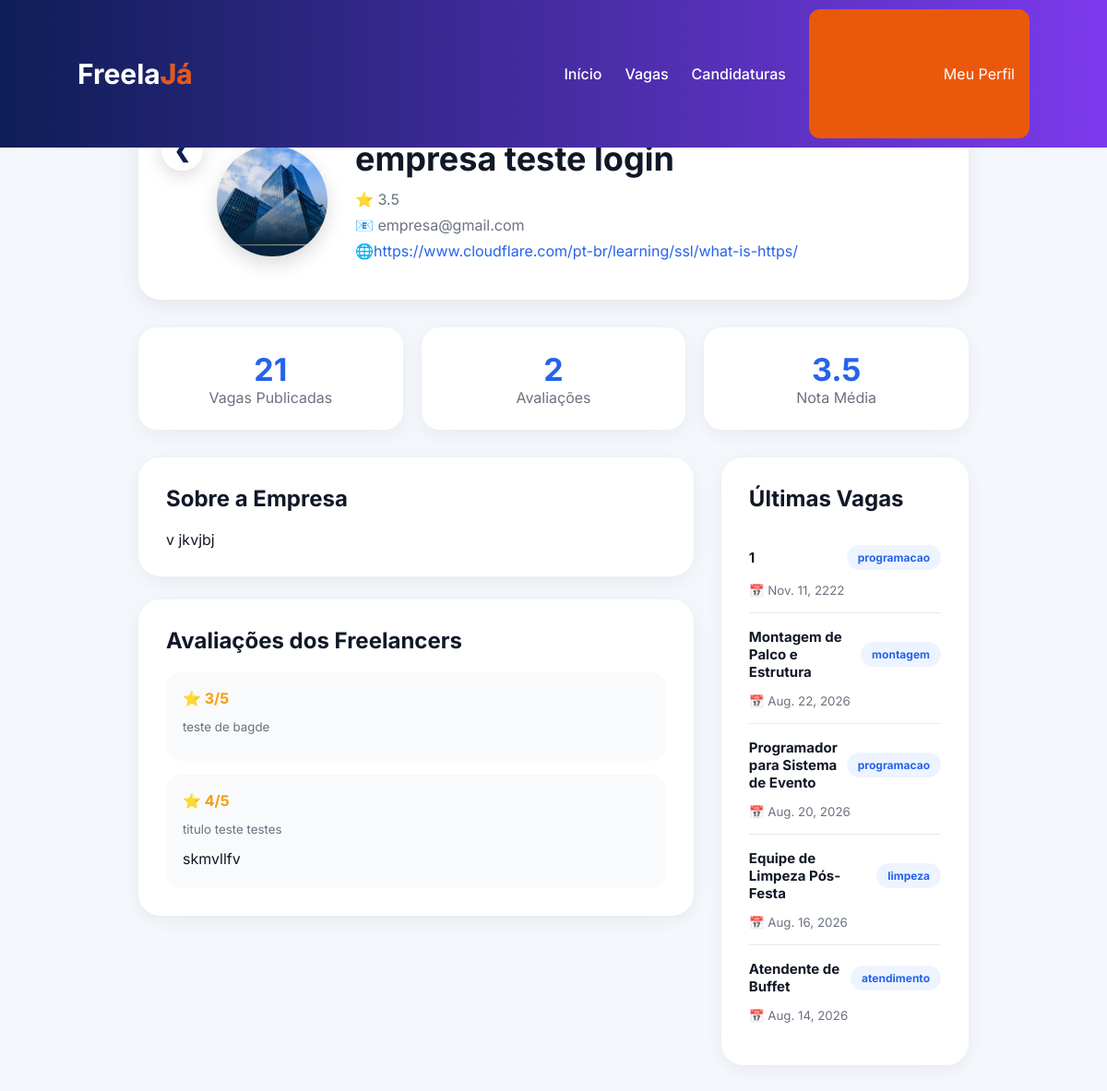
/perfis/empresa/2/, run on the app's committed database.
### perfis/models.py (models this page shows, shortened)
class Empresa(models.Model):  # modelo para representar as empresas que vão criar os eventos
    usuario = models.OneToOneField( #relacionamento um-para-um com o modelo Usuario, garantindo que cada empresa tenha um acesso associado
        Usuario,
        on_delete=models.CASCADE
    )
    foto = models.ImageField(
        upload_to='empresas/',
        blank=True,
        null=True
    )
    nomeFantasia = models.CharField(max_length=100)
    cnpj = models.CharField(max_length=18, unique=True)
    descricao = models.TextField()
    site = models.URLField(blank=True, null=True)
    avaliacao_media = models.FloatField(default=0, validators=[MinValueValidator(0), MaxValueValidator(5)])

### usuario/models.py (models this page shows, shortened)
class Usuario(AbstractUser): #herda de AbstractUser para usar o sistema de autenticação do Django
    TIPOS = (
        ('empresa', 'Empresa'),
        ('freelancer', 'Freelancer'),
    )
    tipo_usuario = models.CharField(
        max_length=20,
        choices=TIPOS
    )

### avaliacoes/models.py (models this page shows, shortened)
class AvaliaVaga(models.Model):
    freelancer = models.ForeignKey( #relacionamento muitos-para-um, onde um freelancer pode avaliar várias vagas, mas cada avaliação pertence a um único freelancer
        Freelancer,
        on_delete=models.CASCADE
    )
    vaga = models.ForeignKey( # relacionamento muitos-para-um, onde uma vaga pode receber várias avaliações, mas cada avaliação pertence a uma única vaga
        Vaga,
        on_delete=models.CASCADE
    )
    nota = models.IntegerField(
        validators=[MinValueValidator(1), MaxValueValidator(5)]
    )
    comentario = models.TextField(blank=True)
    criadoEm = models.DateTimeField(auto_now_add=True)
    class Meta:
        unique_together = ('freelancer', 'vaga')

### vagas/models.py (models this page shows, shortened)
class Vaga(models.Model):
    imagem = models.ImageField(
        upload_to='vagas/static/img/', #diretório onde as imagens serão armazenadas
        blank=True,
        null=True
    )
    STATUS = (
        ('aberto', 'Aberto'),
        ('cancelado', 'Cancelado'),
        ('fechado', 'Fechado'),
    )
    empresa = models.ForeignKey( # Uma empresa pode ter vários eventos, mas um evento pertence a apenas uma empresa
        Empresa,
        on_delete=models.CASCADE,
        related_name='vagas'
    )
    titulo = models.CharField(max_length=150)
    descricao = models.TextField()
    quantidadeVagas = models.IntegerField()
    quantidadeSelecionados = models.IntegerField(default=0)
    dataEvento = models.DateField()
    horarioInicio = models.TimeField()
    horarioFim = models.TimeField()
    criadoEm = models.DateTimeField(auto_now_add=True)
    finalizadoEm = models.DateTimeField(blank=True, null=True)
    endereco = models.CharField(max_length=255)
    CATEGORIAS = [
        ("programacao", "Programação"),
        ("recepcao", "Recepção"),
        ("seguranca", "Segurança"),
        ("garcom", "Garçom"),
        ("bartender", "Bartender"),
        ("cozinha", "Cozinha / Buffet"),
        ("limpeza", "Limpeza"),
        ("som_luz", "Som e Luz"),
        ("montagem", "Montagem e Estrutura"),
        ("fotografia", "Fotografia"),
        ("filmagem", "Filmagem"),
        ("atendimento", "Atendimento"),
        ("geral", "Geral / Apoio"),
    ]
    categoria = models.CharField(
        max_length=50,
        choices=CATEGORIAS
    )
    detalhes = models.JSONField(
        default=list,
        blank=True
    )
    remuneracao = models.DecimalField(
        max_digits=8,
        decimal_places=2
    )
    status = models.CharField(
        max_length=20,
        choices=STATUS,
        default='aberto'
    )

### perfis/views.py (the view)
# urls.py: path('empresa/<int:empresa_id>/', views.perfilEmpresa, name='perfilEmpresa'),
def perfilEmpresa(request, empresa_id):
    empresa = get_object_or_404(
        Empresa,
        id=empresa_id
    )
    vagas = (
        Vaga.objects
        .filter(empresa=empresa)
        .order_by('-dataEvento')
    )
    ultimas_vagas = vagas[:5]
    avaliacoes = (
        AvaliaVaga.objects
        .filter(vaga__empresa=empresa)
        .select_related(
            'freelancer',
            'vaga'
        )
        .order_by('-criadoEm')
    )
    context = {
        'empresa': empresa,
        'ultimas_vagas': ultimas_vagas,
        'avaliacoes': avaliacoes,
        'total_vagas': vagas.count(),
        'total_avaliacoes': avaliacoes.count()
    }
    return render(
        request,
        'perfilEmpresa.html',
        context
    )

### notificacoes/context_processors.py (called while the page is built)
def notificacoes_nao_lidas(request):
    if request.user.is_authenticated:
        total = Notificacao.objects.filter(
            usuario=request.user,
            lida=False
        ).count()
    else:
        total = 0
    return {
        'notificacoes_nao_lidas': total
    }

### perfis/templates/perfilEmpresa.html (shortened to what this page needs)
{% extends 'baseFreelancer.html' %}
{% load static %}
{% block css %}
<link rel="stylesheet" href="{% static 'css/perfilEmpresa.css' %}">
{% endblock %}
{% block content %}
<div class="profile-container">
    <div class="profile-header">
        <a href="javascript:history.back()" class="return-arrow"> ❮ </a>
        <div class="profile-photo">
            {% if empresa.foto %}
            <img src="{{ empresa.foto.url }}" alt="{{ empresa.nomeFantasia }}" class="profile-image">
            {% else %}
            <div class="avatar-placeholder">
                {{ empresa.nomeFantasia|first }}
            </div>
            {% endif %}
        </div>
        <div class="profile-info">
            <h1>{{ empresa.nomeFantasia }} </h1>
            <p>⭐ {{ empresa.avaliacao_media|floatformat:1 }}</p>
            <p>📧 {{ empresa.usuario.email }}</p>
            {% if empresa.site %}
            <p>🌐<a href="{{ empresa.site }}" target="_blank">{{ empresa.site }}</a></p>
            {% endif %}
        </div>
    </div>
    <div class="stats-container">
        <div class="stat-card">
            <span class="stat-number">{{ total_vagas }} </span>
            <span class="stat-label">Vagas Publicadas </span>
        </div>
        <div class="stat-card">
            <span class="stat-number">{{ total_avaliacoes }}</span>
            <span class="stat-label"> Avaliações </span>
        </div>
        <div class="stat-card">
            <span class="stat-number"> {{ empresa.avaliacao_media|floatformat:1 }}</span>
            <span class="stat-label"> Nota Média </span>
        </div>
    </div>
    <div class="content-layout">
        <div class="main-content">
            <div class="section-card">
                <h2> Sobre a Empresa</h2>
                <p>{{ empresa.descricao|default:"Nenhuma descrição cadastrada." }}</p>
            </div>
            <div class="section-card">
                <h2>Avaliações dos Freelancers</h2>
                {% for avaliacao in avaliacoes %}
                <div class="review-card">
                    <div class="review-header">⭐ {{ avaliacao.nota }}/5 </div>
                    <small> {{ avaliacao.vaga.titulo }}</small>
                    <p>{{ avaliacao.comentario }}</p>
                </div>
                {% empty %}
                <p> Esta empresa ainda não possui avaliações. </p>
                {% endfor %}
            </div>
        </div>
        <div class="sidebar">
            <div class="section-card">
                <h2> Últimas Vagas </h2>
                {% for vaga in ultimas_vagas %}
                <div class="job-history">
                    <div class="job-top">
                        <strong> {{ vaga.titulo }}</strong>
                        <span class="category-badge"> {{ vaga.categoria| default:"Geral" }}</span>
                    </div>
                    <small>📅 {{ vaga.dataEvento}} </small>
                </div>
                {% empty %}
                <p>Nenhuma vaga publicada.</p>
                {% endfor %}
            </div>
        </div>
    </div>
</div>
{% endblock %}

### core/static/css/base.css (style rules this page uses)
* { margin:0; padding:0; box-sizing:border-box; font-family:'Inter', system-ui, -apple-system, "Segoe UI", sans-serif; }
body { background:#f4f7fb; color:#111827; padding-top:75px; }
.return-arrow { width:45px; height:45px; border:none; border-radius:50%; background:rgba(255,255,255,.9); color:#0e1e56; font-size:22px; font-weight:bold; display:flex; align-items:center; justify-content:center; text-decoration:none; box-shadow:0 5px 20px rgba(0,0,0,.15); transition:.3s; cursor:pointer; }

### perfis/static/css/perfilEmpresa.css (style rules this page uses)
.profile-container { max-width:80%; margin:40px auto; padding:0 30px; }
.profile-header { background:white; border-radius:24px; padding:35px; display:flex; align-items:center; gap:30px; position:relative; box-shadow:0 5px 25px rgba(0,0,0,.08); margin-bottom:30px; }
.profile-photo { margin-left:50px; }
.profile-info h1 { font-size:36px; margin-bottom:12px; color:#111827; }
.profile-info p { color:#6b7280; margin-bottom:8px; }
.profile-info a { color:#2563eb; text-decoration:none; }
.return-arrow { position:absolute; top:25px; left:25px }
.stats-container { display:grid; grid-template-columns: repeat( 3, 1fr ); gap:20px; margin-bottom:30px; }
.stat-card { background:white; padding:25px; border-radius:20px; text-align:center; box-shadow:0 5px 20px rgba(0,0,0,.06); }
.stat-number { display:block; font-size:34px; font-weight:700; color:#2563eb; }
.stat-label { color:#6b7280; }
.content-layout { display:grid; grid-template-columns: 2.5fr 1fr; gap:30px; }
.main-content { display:flex; flex-direction:column; gap:25px; }
.sidebar { position:sticky; top:20px; height:fit-content; }
.section-card { background:white; border-radius:24px; padding:30px; box-shadow:0 5px 20px rgba(0,0,0,.06); }
.section-card h2 { font-size:24px; margin-bottom:20px; color:#111827; }
.review-card { background:#f9fafb; border-radius:16px; padding:18px; margin-bottom:15px; }
.review-card:last-child { margin-bottom:0; }
.review-header { font-weight:700; margin-bottom:10px; color:#f59e0b; }
.review-card small { color:#6b7280; }
.review-card p { margin-top:10px; line-height:1.7; }
.job-history { display:flex; flex-direction:column; gap:6px; padding:16px 0; border-bottom:1px solid #e5e7eb; }
.job-history:last-child { border-bottom:none; }
.job-history strong { color:#111827; font-size:15px; }
.job-history span { color:#2563eb; font-weight:700; }
.job-history small { color:#6b7280; }
.job-top { display:flex; justify-content:space-between; align-items:center; gap:10px; margin-bottom:8px; }
.category-badge { background:#eef4ff; color:#2563eb; padding:6px 12px; border-radius:999px; font-size:12px; font-weight:600; white-space:nowrap; }
.profile-image { width:120px; height:120px; border-radius:50%; object-fit:cover; box-shadow:0 8px 20px rgba(0,0,0,.15); }

### data on the page
Empresa: foto (picture), nomeFantasia "empresa teste login", avaliacao_media "3.5", usuario.email "empresa@gmail.com", site "https://www.cloudflare.com/pt-br/learning/ssl/what-is-https/", descricao "v jkvjbj"
AvaliaVaga: nota "3", vaga.titulo "teste de bagde"
AvaliaVaga: nota "4", vaga.titulo "titulo teste testes", comentario "skmvllfv"
Vaga: titulo "1", categoria "programacao", dataEvento "Nov. 11, 2222"
Vaga: titulo "Montagem de Palco e Estrutura", categoria "montagem", dataEvento "Aug. 22, 2026"
Vaga: titulo "Programador para Sistema de Evento", categoria "programacao", dataEvento "Aug. 20, 2026"
Vaga: titulo "Equipe de Limpeza Pós-Festa", categoria "limpeza", dataEvento "Aug. 16, 2026"
Vaga: titulo "Atendente de Buffet", categoria "atendimento", dataEvento "Aug. 14, 2026"

### other printed values
{{ total_vagas }} "21"
{{ total_avaliacoes }} "2"
